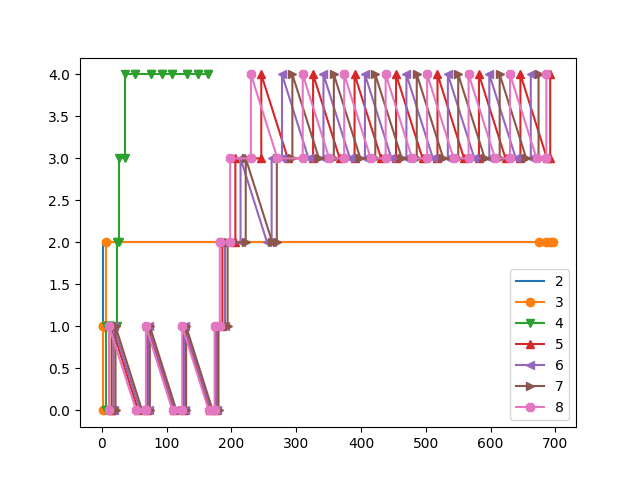

This chart was generated by the following Python code:
#!/usr/bin/env python3
# [ticks] Action {pid} =srcq= _dstq_

import matplotlib
import matplotlib.pyplot as plt

import re

LOGS = ""

with open("logs") as f:
    LOGS = f.read()

inp = LOGS.strip().split("\n")

GRAPH_DATA = {}

#ignore = [ "0", "1", "2", "3" ]
ignore = [ "0" ]

marks = [ ".", ",", "o", "v", "^", "<", ">", "8", "s", "p", "P", "*", "h", "H", "+", "x", "X", "D", "d" ]

re_ticks = re.compile(r"\[([^]]*)\]")
re_pid = re.compile(r"\{([^]]*)\}")
re_srcq = re.compile(r"\=([^]]*)\=")
re_dstq = re.compile(r"\_([^]]*)\_")

min_ticks = 10 ** 10

for line in inp:
    pid = re_pid.search(line).groups()[0]
    ticks = int(re_ticks.search(line).groups()[0])
    que = int(re_dstq.search(line).groups()[0])

    if ticks < min_ticks:
        min_ticks = ticks

    if pid in ignore:
        continue

    if pid not in GRAPH_DATA:
        GRAPH_DATA[pid] = { "x": [], "y": [] }
    else:
        GRAPH_DATA[pid]["x"].append(ticks)
        GRAPH_DATA[pid]["y"].append(que)

for pid in GRAPH_DATA:
    for i in range(len(GRAPH_DATA[pid]["x"])):
        GRAPH_DATA[pid]["x"][i] -= min_ticks

i = 0
for pid in GRAPH_DATA:
    i += 1
    plt.plot(GRAPH_DATA[pid]["x"], GRAPH_DATA[pid]["y"], label=pid, marker=marks[i])

plt.legend()
plt.show()
